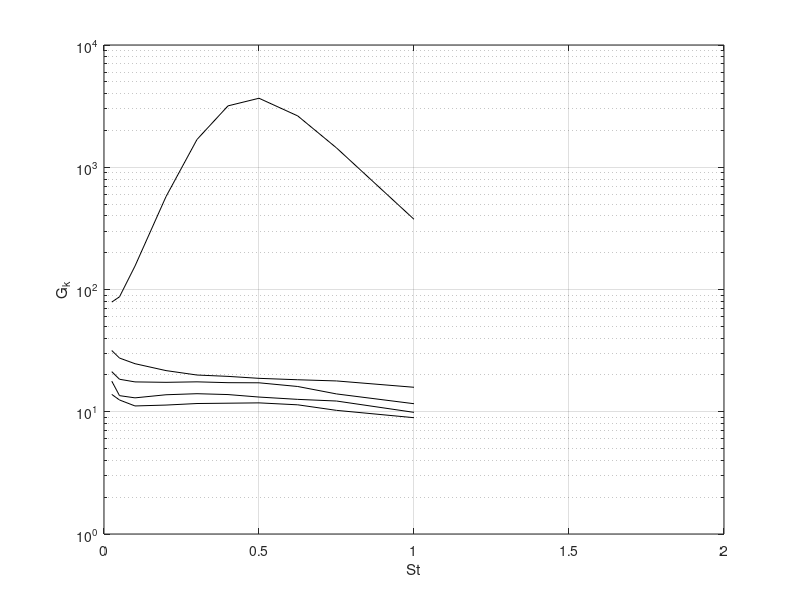
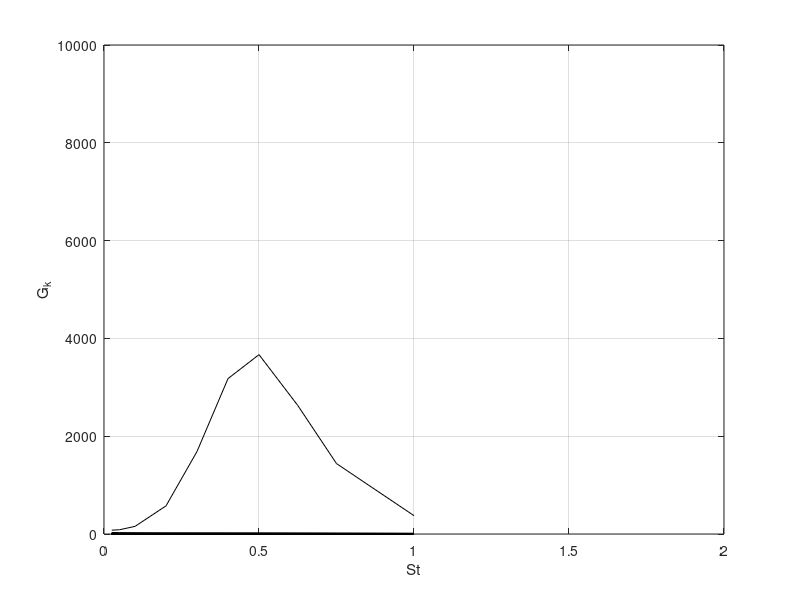

The MATLAB script that drew these images, in order:
% Octave file to plot HG(omega)

close all ; clear all ; clc

%data = dlmread('./hgRe500.dat','',2,0);
data = dlmread('./step2_Re1000.dat','',2,0);

figure
%plot(data(:,1),data(:,2:end),'k')
semilogy(data(:,1)/2,data(:,2:end).^0.5,'k')
axis([0 2 1e-0 1e4])
%plot(data(:,1)/pi,data(:,2:end).^0.5,'k')
grid on
xlabel('St')      % xlabel('\omega')
ylabel('G_k')

figure
%plot(data(:,1),data(:,2:end),'k')
plot(data(:,1)/2,data(:,2:end).^0.5,'k')
axis([0 2 0 1e4])
%plot(data(:,1)/pi,data(:,2:end).^0.5,'k')
grid on
xlabel('St')      % xlabel('\omega')
ylabel('G_k')
